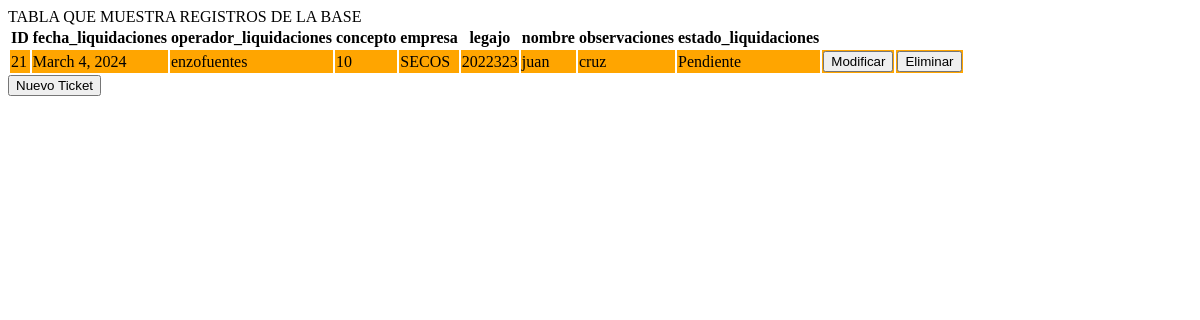
The page /api/tickets/ on the database its author committed.
### tickets/models.py (models this page shows)
class Registro(models.Model):
    id_registro = models.AutoField(primary_key=True)
    fecha_liquidaciones = models.TextField(default = datetime.date.today)
    operador_liquidaciones = models.CharField(max_length=100, default= username)
    concepto = models.CharField(max_length=100)
    empresa = models.CharField(max_length=100)
    legajo = models.CharField(max_length=50)
    nombre = models.CharField(max_length=100)
    observaciones = models.TextField(default = ' ')
    estado_liquidaciones = models.CharField(max_length=50, default = ' ')
    operador_sistemas = models.CharField(max_length=100, default = ' ')
    estado_sistemas = models.CharField(max_length=50, default = ' ')
    devoluciones = models.TextField(default = ' ')
    fecha_sistemas = models.TextField(default = ' ')

### tickets/views.py (the view)
# urls.py: path('tickets/', index, name="index"),
def index(request):
    regitros = Registro.objects.order_by("id_registro")
    template = loader.get_template("tickets/index.html") #codigo frontend
    context = {"regitros": regitros} #el contexto son los objetos de python que voy a mostrar
    return render(request, "tickets/index.html", context)

### tickets/templates/tickets/index.html (shortened to what this page needs)
{% load static %}
<!DOCTYPE html>
<html lang="en">
<head>
    <link rel="stylesheet" type="text/css" href="{% static 'style sheet/style.css' %}">
</head>
<body>
    TABLA QUE MUESTRA REGISTROS DE LA BASE
    {% if regitros %}
    <table id="tickets">
        <thead>
            <tr>
                <th>ID</th>
                <th>fecha_liquidaciones</th>
                <th>operador_liquidaciones</th>
                <th>concepto</th>
                <th>empresa</th>
                <th>legajo</th>
                <th>nombre</th>
                <th>observaciones</th>
                <th>estado_liquidaciones</th>
            </tr>
        </thead>
        <tbody>
            {% for ticket in regitros %}
                <div >
                    <tr class="ticket_row">
                        <td>{{ ticket.id_registro }}</td>
                        <td>{{ ticket.fecha_liquidaciones }}</td>
                        <td>{{ ticket.operador_liquidaciones }}</td>
                        <td>{{ ticket.concepto }}</td>
                        <td>{{ ticket.empresa }}</td>
                        <td>{{ ticket.legajo }}</td>
                        <td>{{ ticket.nombre }}</td>
                        <td>{{ ticket.observaciones }}</td>
                        <td>{{ ticket.estado_liquidaciones }}</td>
                        <td class="row_modificar_btn"><button>Modificar</button></td>
                        <td class="row_eliminar_btn"><button>Eliminar</button></td>
                    </tr>
                </div>
            {% endfor %}
        </tbody>
    </table>
{% else %}
    <p>NO HAY TICKETS PARA MOSTRAR.</p>
{% endif %}
<button id="nuevo_ticket_btn">Nuevo Ticket</button>
</body>
</html>

### rows shown on the page
Registro: id_registro "21", fecha_liquidaciones "March 4, 2024", operador_liquidaciones "enzofuentes", concepto "10", empresa "SECOS", legajo "2022323", nombre "juan", observaciones "cruz", estado_liquidaciones "Pendiente"
